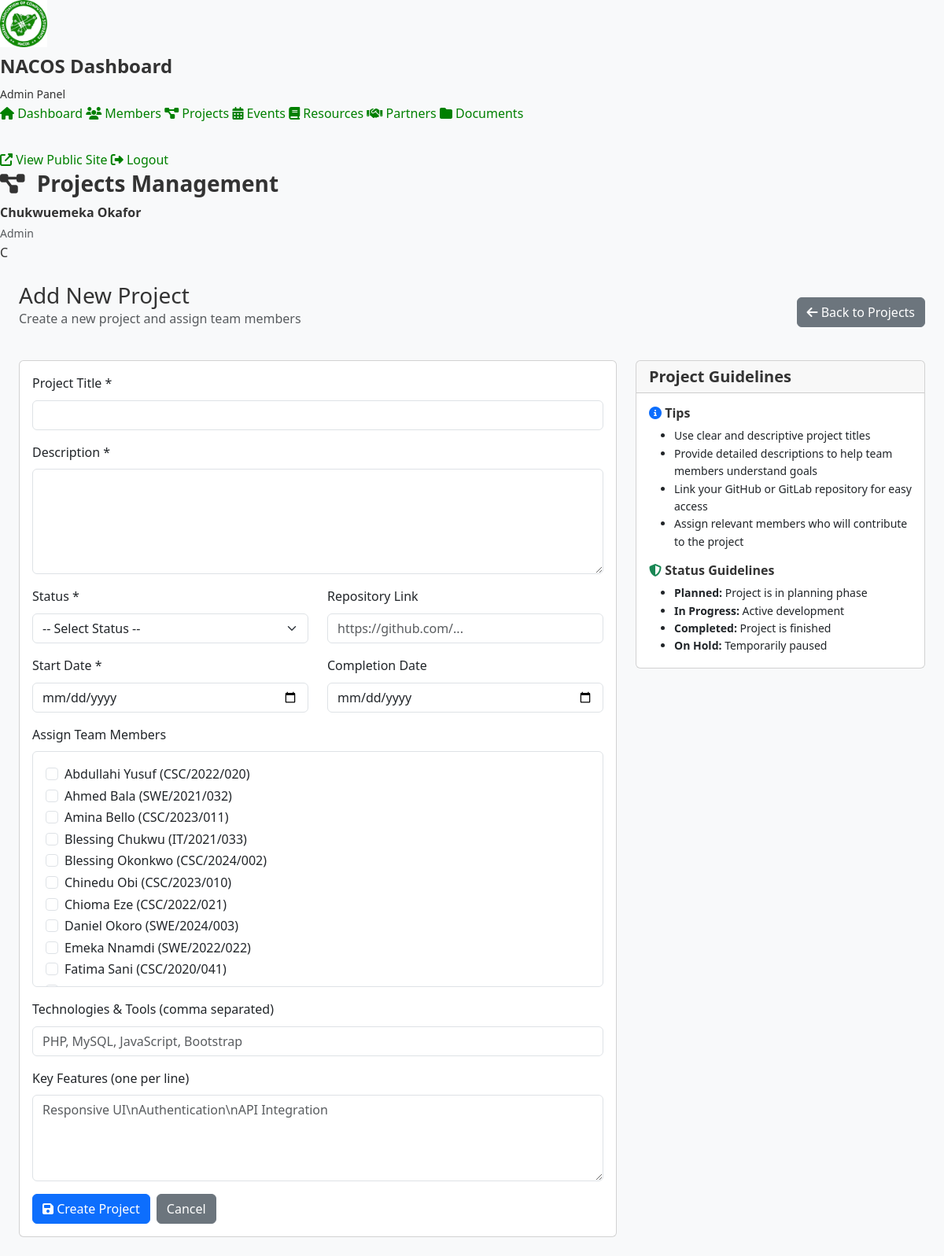
/admin/add_project.php (signed in), run on the app's committed database.
### tables this page shows
CREATE TABLE MEMBERS (
    member_id INT AUTO_INCREMENT PRIMARY KEY,
    matric_no VARCHAR(20) NOT NULL UNIQUE,
    full_name VARCHAR(100) NOT NULL,
    email VARCHAR(100) NOT NULL UNIQUE,
    phone VARCHAR(20) NULL,
    department VARCHAR(100) NOT NULL,
    level ENUM('100', '200', '300', '400', '500') NOT NULL,
    gender ENUM('Male', 'Female', 'Other') NULL,
    registration_date DATE NOT NULL,
    membership_status ENUM('active', 'inactive', 'alumni') DEFAULT 'active',
    profile_picture VARCHAR(255) NULL,
    skills TEXT NULL COMMENT 'JSON array of skills',
    bio TEXT NULL,
    github_username VARCHAR(100) NULL,
    linkedin_url VARCHAR(255) NULL,
    created_at TIMESTAMP DEFAULT CURRENT_TIMESTAMP,
    updated_at TIMESTAMP DEFAULT CURRENT_TIMESTAMP ON UPDATE CURRENT_TIMESTAMP,
    INDEX idx_matric_no (matric_no),
    INDEX idx_department (department),
    INDEX idx_level (level),
    INDEX idx_status (membership_status),
    INDEX idx_name (full_name)
);

### config/database.php (called while the page is built, shortened)
<?php
class Database {
    private static $instance = null;
    private $connection;
    private function __construct() {
        try {
            $dsn = "mysql:host=" . DB_HOST . ";dbname=" . DB_NAME . ";charset=" . DB_CHARSET;
            $options = [
                PDO::ATTR_ERRMODE            => PDO::ERRMODE_EXCEPTION,
                PDO::ATTR_DEFAULT_FETCH_MODE => PDO::FETCH_ASSOC,
                PDO::ATTR_EMULATE_PREPARES   => false,
                PDO::ATTR_PERSISTENT         => false,
                PDO::MYSQL_ATTR_INIT_COMMAND => "SET NAMES " . DB_CHARSET
            ];
            $this->connection = new PDO($dsn, DB_USER, DB_PASS, $options);
        } catch (PDOException $e) {
            if (ENVIRONMENT === 'development') {
                die("Database Connection Error: " . $e->getMessage());
            } else {
                error_log("Database Connection Error: " . $e->getMessage());
                die("Sorry, we're experiencing technical difficulties. Please try again later.");
            }
        }
    }
    public static function getInstance() {
        if (self::$instance === null) {
            self::$instance = new self();
        }
        return self::$instance;
    }
    public function query($query, $params = []) {
        try {
            $stmt = $this->connection->prepare($query);
            $stmt->execute($params);
            return $stmt;
        } catch (PDOException $e) {
            if (ENVIRONMENT === 'development') {
                die("Query Error: " . $e->getMessage() . "<br>Query: " . $query);
            } else {
                error_log("Query Error: " . $e->getMessage() . " | Query: " . $query);
                throw new Exception("Database query failed");
            }
        }
    }
    public function fetchAll($query, $params = []) {
        $stmt = $this->query($query, $params);
        return $stmt->fetchAll();
    }
}
function getDB() {
    return Database::getInstance();
}

### admin/add_project.php (the view, shortened to what this page needs)
<?php
require_once '../config/database.php';
$db = getDB();
$input_data = [];
$members = $db->fetchAll("SELECT member_id, full_name, matric_no FROM MEMBERS WHERE membership_status = 'active' ORDER BY full_name ASC");
?>
<!DOCTYPE html>
<html lang="en">
<head>
    <link href="https://cdn.jsdelivr.net/npm/bootstrap@5.3.0/dist/css/bootstrap.min.css" rel="stylesheet">
    <link rel="stylesheet" href="https://cdnjs.cloudflare.com/ajax/libs/font-awesome/6.4.0/css/all.min.css">
    <link rel="stylesheet" href="../assets/css/admin.css">
</head>
<body>
    <div class="wrapper">
        <?php include 'includes/sidebar.php'; ?>
        <div class="main-content">
            <?php include 'includes/navbar.php'; ?>
            <div class="container-fluid px-4 py-4">
                <div class="d-flex justify-content-between align-items-center mb-4">
                    <div>
                        <h1 class="h3 mb-0">Add New Project</h1>
                        <p class="text-muted">Create a new project and assign team members</p>
                    </div>
                    <a href="projects.php" class="btn btn-secondary">
                        <i class="fas fa-arrow-left"></i> Back to Projects
                    </a>
                </div>
                <div class="row">
                    <div class="col-lg-8">
                        <div class="card">
                            <div class="card-body">
                                <form action="add_project.php" method="POST">
                                    <div class="mb-3">
                                        <label for="title" class="form-label">Project Title *</label>
                                        <input type="text" class="form-control" id="title" name="title" value="<?php echo htmlspecialchars($input_data['title'] ?? ''); ?>" required>
                                    </div>
                                    <div class="mb-3">
                                        <label for="description" class="form-label">Description *</label>
                                        <textarea class="form-control" id="description" name="description" rows="5" required><?php echo htmlspecialchars($input_data['description'] ?? ''); ?></textarea>
                                    </div>
                                    <div class="row">
                                        <div class="col-md-6 mb-3">
                                            <label for="project_status" class="form-label">Status *</label>
                                            <select class="form-select" id="project_status" name="project_status" required>
                                                <option value="">-- Select Status --</option>
                                            </select>
                                        </div>
                                        <div class="col-md-6 mb-3">
                                            <label for="repository_link" class="form-label">Repository Link</label>
                                            <input type="url" class="form-control" id="repository_link" name="repository_link" value="<?php echo htmlspecialchars($input_data['repository_link'] ?? ''); ?>" placeholder="https://github.com/...">
                                        </div>
                                    </div>
                                    <div class="row">
                                        <div class="col-md-6 mb-3">
                                            <label for="start_date" class="form-label">Start Date *</label>
                                            <input type="date" class="form-control" id="start_date" name="start_date" value="<?php echo htmlspecialchars($input_data['start_date'] ?? ''); ?>" required>
                                        </div>
                                        <div class="col-md-6 mb-3">
                                            <label for="completion_date" class="form-label">Completion Date</label>
                                            <input type="date" class="form-control" id="completion_date" name="completion_date" value="<?php echo htmlspecialchars($input_data['completion_date'] ?? ''); ?>">
                                        </div>
                                    </div>
                                    <div class="mb-3">
                                        <label class="form-label">Assign Team Members</label>
                                        <div class="border rounded p-3" style="max-height: 300px; overflow-y: auto;">
                                            <?php if (empty($members)): ?>
                                                <p class="text-muted mb-0">No active members available.</p>
                                            <?php else: ?>
                                                <?php foreach ($members as $member): ?>
                                                    <div class="form-check">
                                                        <input class="form-check-input" type="checkbox" name="members[]" value="<?php echo $member['member_id']; ?>" id="member_<?php echo $member['member_id']; ?>"
                                                        <?php echo (in_array($member['member_id'], $input_data['members'] ?? [])) ? 'checked' : ''; ?>>
                                                        <label class="form-check-label" for="member_<?php echo $member['member_id']; ?>">
                                                            <?php echo htmlspecialchars($member['full_name']); ?> (<?php echo htmlspecialchars($member['matric_no']); ?>)
                                                        </label>
                                                    </div>
                                                <?php endforeach; ?>
                                            <?php endif; ?>
                                        </div>
                                    </div>
                                    <div class="mb-3">
                                        <label for="technologies" class="form-label">Technologies & Tools (comma separated)</label>
                                        <input type="text" class="form-control" id="technologies" name="technologies" value="<?php echo htmlspecialchars($input_data['technologies'] ?? ''); ?>" placeholder="PHP, MySQL, JavaScript, Bootstrap">
                                    </div>
                                    <div class="mb-3">
                                        <label for="key_features" class="form-label">Key Features (one per line)</label>
                                        <textarea class="form-control" id="key_features" name="key_features" rows="4" placeholder="Responsive UI\nAuthentication\nAPI Integration"></textarea>
                                    </div>
                                    <div class="d-flex gap-2">
                                        <button type="submit" class="btn btn-primary">
                                            <i class="fas fa-save"></i> Create Project
                                        </button>
                                        <a href="projects.php" class="btn btn-secondary">Cancel</a>
                                    </div>
                                </form>
                            </div>
                        </div>
                    </div>
                    <div class="col-lg-4">
                        <div class="card">
                            <div class="card-header">
                                <h5 class="mb-0">Project Guidelines</h5>
                            </div>
                            <div class="card-body">
                                <h6><i class="fas fa-info-circle text-primary"></i> Tips</h6>
                                <ul class="small">
                                    <li>Use clear and descriptive project titles</li>
                                    <li>Provide detailed descriptions to help team members understand goals</li>
                                    <li>Link your GitHub or GitLab repository for easy access</li>
                                    <li>Assign relevant members who will contribute to the project</li>
                                </ul>
                                <h6 class="mt-3"><i class="fas fa-shield-alt text-success"></i> Status Guidelines</h6>
                                <ul class="small mb-0">
                                    <li><strong>Planned:</strong> Project is in planning phase</li>
                                    <li><strong>In Progress:</strong> Active development</li>
                                    <li><strong>Completed:</strong> Project is finished</li>
                                    <li><strong>On Hold:</strong> Temporarily paused</li>
                                </ul>
                            </div>
                        </div>
                    </div>
                </div>
            </div>
        </div>
    </div>
</body>
</html>

### assets/css/admin.css (style rules this page uses)
:root { --primary-color: #008000; --secondary-color: #006400; --success-color: #28a745; --warning-color: #ffc107; --danger-color: #dc3545; --info-color: #17a2b8; --dark-color: #2c3e50; --light-color: #f8f9fa; --sidebar-bg: #2c3e50; --sidebar-hover: #34495e; --text-primary: #333333; --text-secondary: #666666; --border-color: #e0e0e0; --shadow-sm: 0 2px 10px rgba(0, 0, 0, 0.05); --shadow-md: 0 5px 20px rgba(0, 0, 0, 0.1); --shadow-lg: 0 10px 40px rgba(0, 0, 0, 0.2); --transition-speed: 0.3s; }
* { margin: 0; padding: 0; box-sizing: border-box; }
body { font-family: 'Segoe UI', Tahoma, Geneva, Verdana, sans-serif; background: var(--light-color); color: var(--text-primary); line-height: 1.6; }
h1, h2, h3, h4, h5, h6 { font-weight: 600; color: var(--text-primary); }
a { color: var(--primary-color); text-decoration: none; transition: color var(--transition-speed); }

### data on the page
members: full_name "Abdullahi Yusuf", matric_no "CSC/2022/020"
members: full_name "Ahmed Bala", matric_no "SWE/2021/032"
members: full_name "Amina Bello", matric_no "CSC/2023/011"
members: full_name "Blessing Chukwu", matric_no "IT/2021/033"
members: full_name "Blessing Okonkwo", matric_no "CSC/2024/002"
members: full_name "Chinedu Obi", matric_no "CSC/2023/010"
members: full_name "Chioma Eze", matric_no "CSC/2022/021"
members: full_name "Daniel Okoro", matric_no "SWE/2024/003"
members: full_name "Emeka Nnamdi", matric_no "SWE/2022/022"
members: full_name "Fatima Sani", matric_no "CSC/2020/041"

### other printed values
$page_title "Projects Management"
$current_user['full_name'] "Chukwuemeka Okafor"
$current_user['role'] "Admin"
substr($current_user['full_name'], 0, 1) "C"
